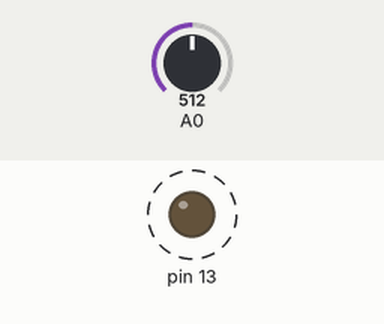
Simulated run of this sketch. Board: Arduino Uno, built with avr-gcc and run on an emulated ATmega328P. Parts: output pins drawn as LEDs (lit = HIGH). Dashed ring = blinking. The test bench sets the inputs (shaded band); at power-on: A0 = 512.

Above: at 1.8 s.
1.9 s: A0 set to 0
At 3.3 s:
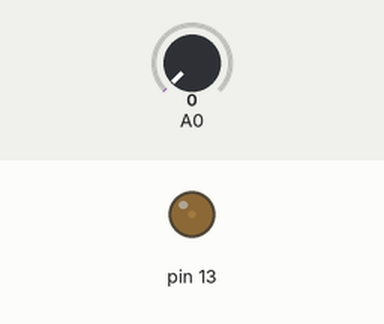
3.6 s: A0 set to 122
At 3.9 s:
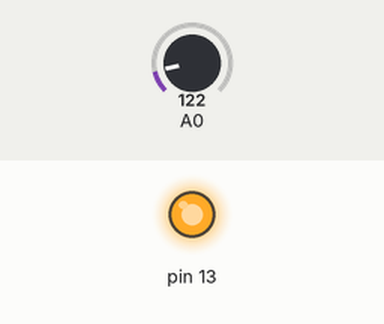
Timing chart, 0 to 13.1 s (numbered marks = the images above; inputs shaded):
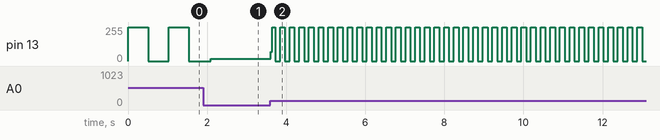

The sketch:

VariableBlink.ino
```cpp
// setup a variable for the potentiometer
int val = 0;

void setup() {
  // put your setup code here, to run once:
  pinMode(13, OUTPUT);

}

void loop() {
  // put your main code here, to run repeatedly:
  // read value from potentiometer and put in val

  val = analogRead(A0);

  digitalWrite(13,HIGH);
  delay(val);
  digitalWrite(13,LOW);
  delay(val);
}
```

Measured:
- after the input at 3.6 s, pin 13: 16/255 → 68/255 at once, then moves between 0/255 and 255/255, repeating every 0.24 s
- by itself, pin 13: alternates 255/255 for 0.51 s and 0/255 for 0.51 s
